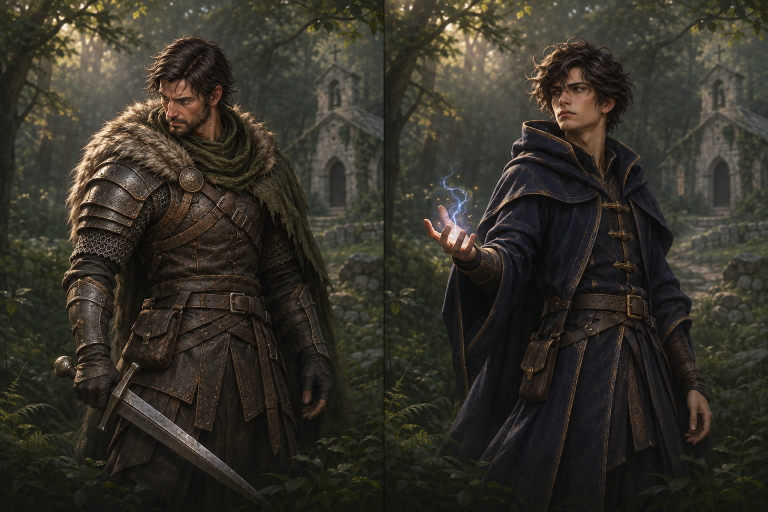
#> input picture sjrpg_3d/assets/source/ui/hero-selection.png, 1536 x 1024 px (shown at 1/2 size)
$ python prepare_entry_art.py
#> lines starting #> are read from the running program, lines starting #| are printed output that depends on the picture
#!/usr/bin/env python3
"""Split the canonical generated character-selection diptych; preserve the original."""
from pathlib import Path
from PIL import Image

ROOT = Path(__file__).resolve().parents[1]
source = Image.open(ROOT / 'assets/source/ui/hero-selection.png').convert('RGB')
#> source is the input picture: PIL image 1536x1024 RGB; mean R, G, B 52, 48.9, 40
for index, hero in enumerate(['warrior', 'mage']):
    region = source.crop((index * source.width // 2, 0, (index + 1) * source.width // 2, source.height))
    region.thumbnail((768, 1024), Image.Resampling.LANCZOS)
    region.save(ROOT / f'assets/ui/selection/hero-{hero}.webp', 'WEBP', quality=92, method=6)
#> this loop made 2 passes
#> pass 1, `region = source.crop((index * source.width // 2, 0, (index + 1) * sour..`:
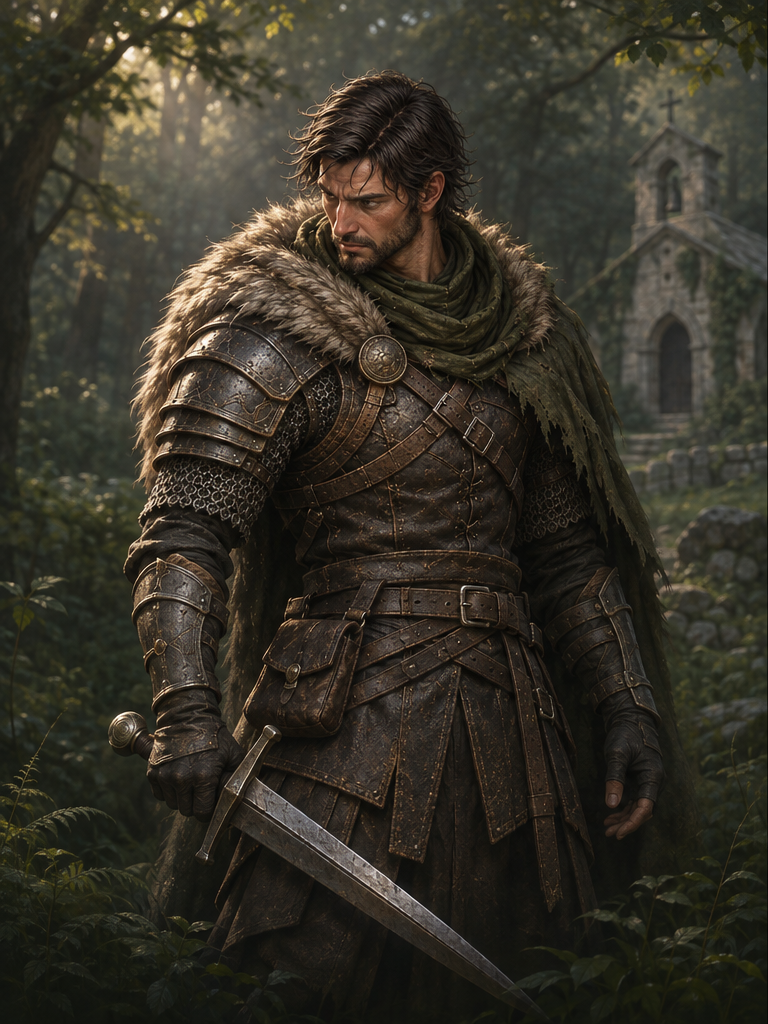
#> region: PIL image 768x1024 RGB; mean R, G, B 54, 50.1, 39.5
#> pass 2, `region = source.crop((index * source.width // 2, 0, (index + 1) * sour..`:
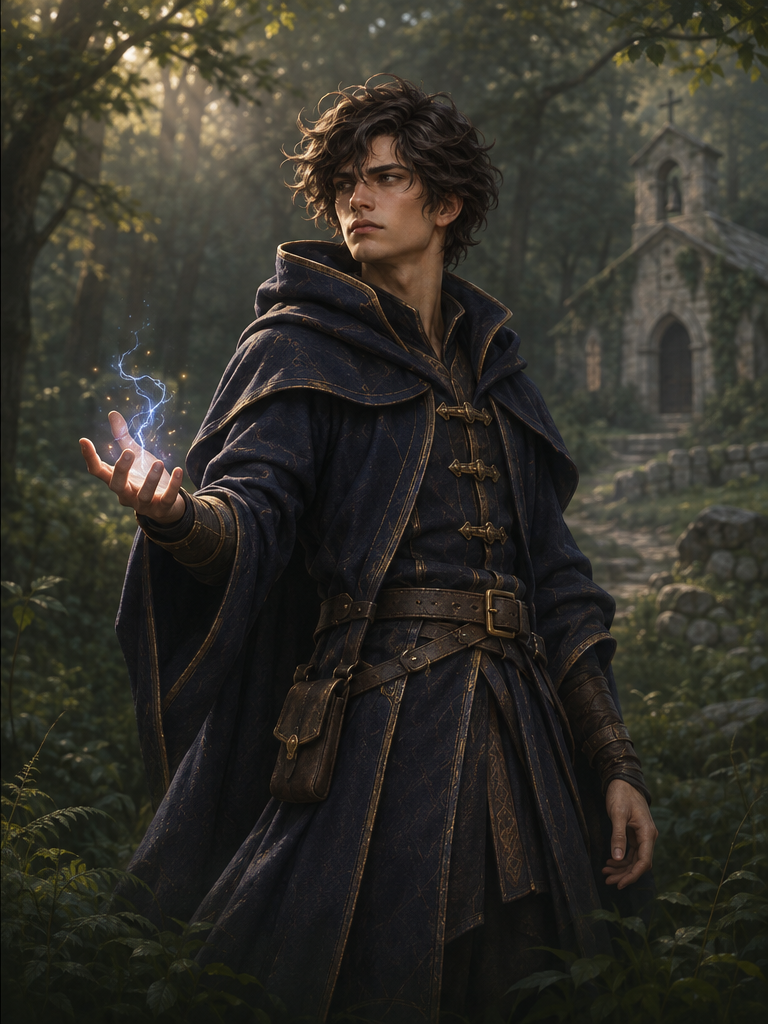
#> region: PIL image 768x1024 RGB; mean R, G, B 49.9, 47.8, 40.6

$ run again, with sjrpg_3d/assets/source/ui/panel-leather.png copied over sjrpg_3d/assets/source/ui/hero-selection.png
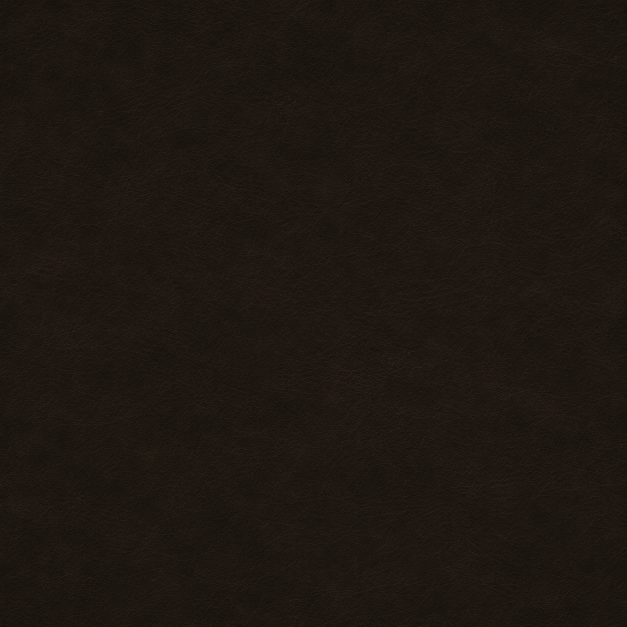
#> input picture sjrpg_3d/assets/source/ui/panel-leather.png, 1254 x 1254 px (shown at 1/2 size)
#> source is the input picture: PIL image 1254x1254 RGB; mean R, G, B 29.3, 23.1, 16.7
#> the loop `for index, hero in enumerate(['warrior', 'mage']):` made 2 passes
#> pass 1, `region = source.crop((index * source.width // 2, 0, (index + 1) * sour..`:
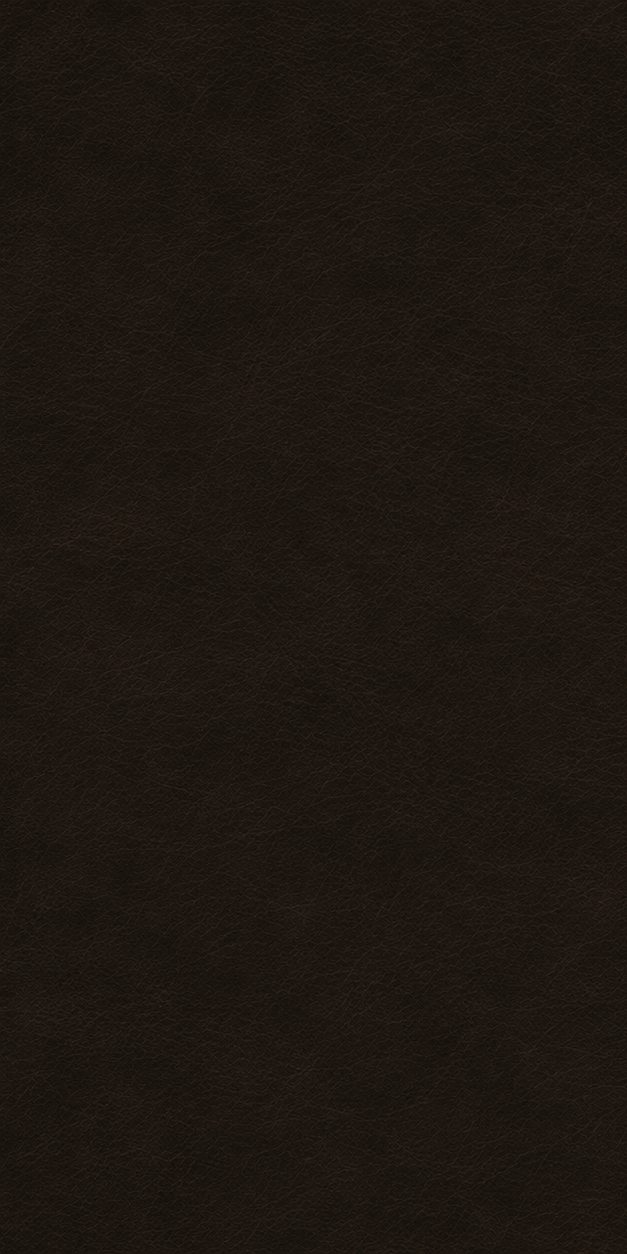
#> region: PIL image 627x1254 RGB; mean R, G, B 29.1, 23, 16.6
